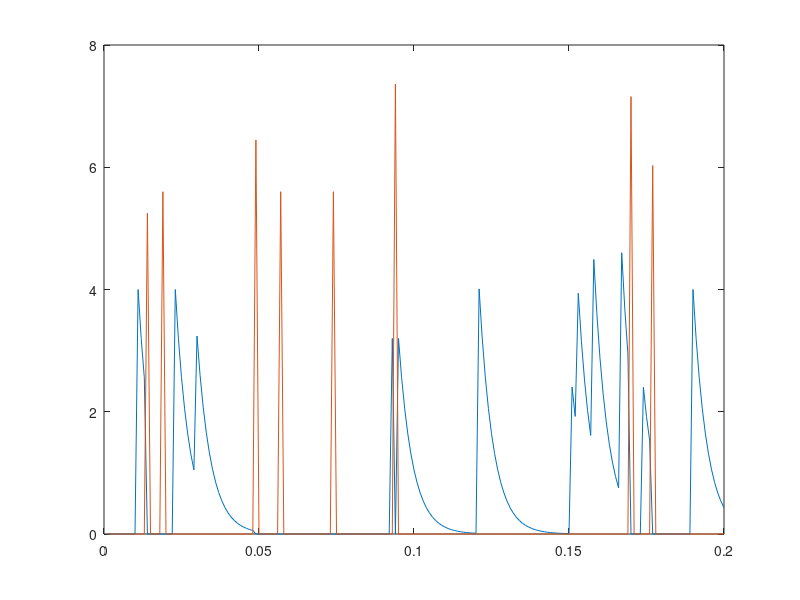

Write the MATLAB code that produced this figure.
close all;
clear;
clc;
% Implementation of single spiking neuron with multiple inputs 
inputNeurons = 10;
spikeEvents = 20;
Iin = randi([0 1],spikeEvents,inputNeurons);
% Neuron Spike Matrix ( Each Row represents a set of spikes)
Tspike = randperm(200,spikeEvents)*1E-3;
Iout = 0;
wts = rand(inputNeurons,Iout);
Tstep = 1E-3;
Tsim = 200E-3;
tau = 5E-3;
IoutPlot = [];
TimePlot = [];
spikedPlot = [];
spike = 0;
for t=Tstep:Tstep:Tsim
    index = find(Tspike<=t);
    msg = sprintf('t = %d',t); disp(msg);
    IoutPlot = [IoutPlot Iout];
    spikedPlot = [spikedPlot spike];
    TimePlot = [TimePlot t];
    plot(TimePlot,IoutPlot);
    hold on;
    plot(TimePlot,spikedPlot);
    hold off;
    pause(0.001);
    if ~isempty(index)
        Iout = Iout+sum(Iin(index,:));
        Tspike(index) = []; % remove selected point
        Iin(index,:) = [];  % remove
    end
    
   
    % update current
    dI_dT = -Iout/tau;
    Iout = Iout+dI_dT*Tstep;
    
    if(Iout>0.5*inputNeurons)
        spike = Iout;
        Iout = 0;
    else
        spike = 0;
    end
end